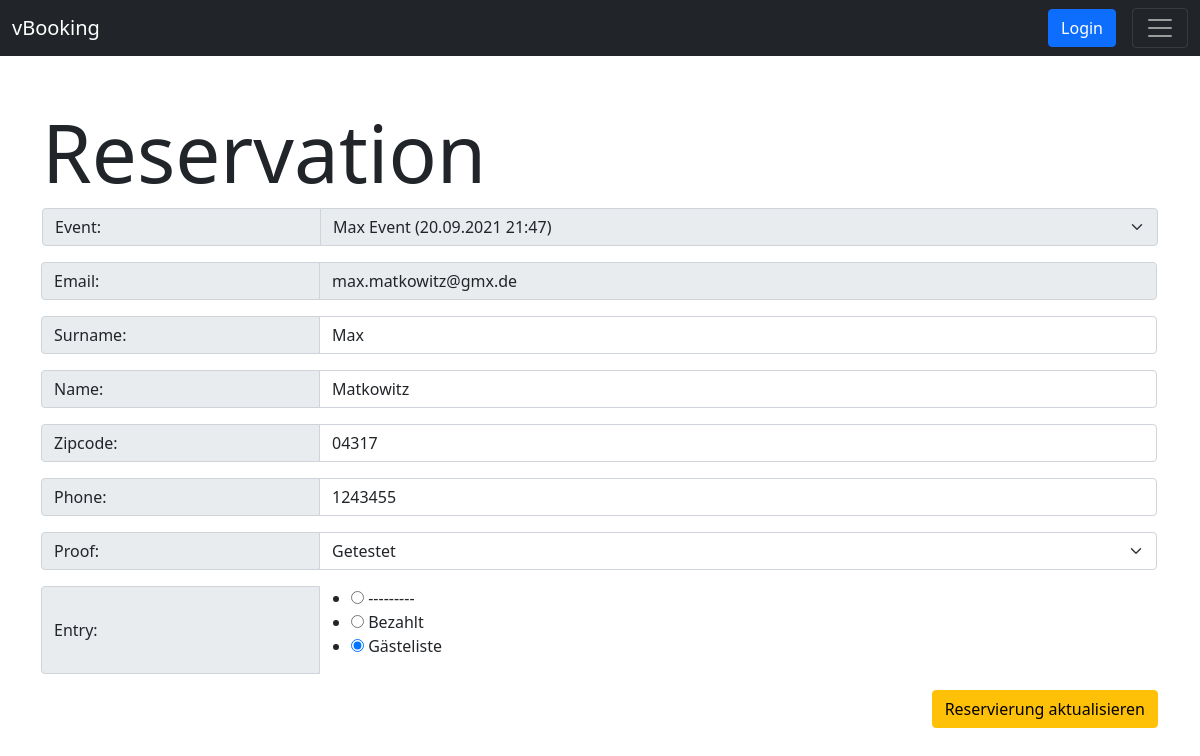
Page /reservations/?id=1 on the committed database.
### app/models.py (models this page shows, shortened)
class Reservation(models.Model):
    id = models.AutoField(primary_key=True)
    event= models.ForeignKey(Event, on_delete=models.CASCADE, blank=False)
    email = models.EmailField(blank=False)
    surname = models.CharField(max_length=30, blank=False)
    name = models.CharField(max_length=30, blank=False)
    zipcode = models.CharField(max_length=6, blank=False)
    phone = models.CharField(max_length=20, blank=False)
    proof = models.CharField(choices=[('tested', 'Getestet'), ('vaccinated', 'Geimpft'), ('recovered', 'Genesen')], max_length=10, blank=False, default=None)
    entry = models.CharField(choices=[('paid', 'Bezahlt'), ('vip', 'Gästeliste')], max_length=4, blank=True, default=None)

### app/views.py (the view)
# urls.py: path('reservations/', views.reservations, name='reservations'),
def reservations(request):
    if request.method == "GET":
        id = request.GET.get('id', '')
        if id == '':
            reservations = Reservation.objects.all()
            return render(request, "reservations.html", {"reservations": reservations})
        else:
            reservation = Reservation.objects.get(id=id)
            form = ReservationForm(instance=reservation)
            return render(request, "reservation.html", {"form": form, "edit": True})

### app/forms.py
class ReservationForm(ModelForm):
    def __init__(self, *args, **kwargs):
        super(ReservationForm, self).__init__(*args, **kwargs)
        instance = getattr(self, 'instance', None)
        if instance and instance.email and instance.event:
            self.fields['email'].widget.attrs['readonly'] = True
            self.fields['event'].widget.attrs['style'] = 'background-color: #e9ecef; opacity: 1; pointer-events: none; touch-actions: none;'
    class Meta:
        model = Reservation
        fields = ['event', 'email', 'surname', 'name', 'zipcode', 'phone', 'proof', 'entry']
        widgets = {
            'event': BootstrapSelect,
            'email': BootstrapTextInput,
            'surname': BootstrapTextInput,
            'name': BootstrapTextInput,
            'zipcode': BootstrapTextInput,
            'phone': BootstrapTextInput,
            'proof': BootstrapSelect,
            'entry': RadioSelect()
        }

### app/models.py (called while the page is built)
    def __str__(self):
        return f'{self.name} ({self.date} {self.time})'

### app/templates/reservation.html
{% extends "base.html" %}
{% block content %}
<div class="container mt-5">
    <h1 class="display-1">Reservation</h1>
    <div class="row">
        <div class="col-12">
            <form action="{% url 'reservation' %}" method="post">
                <div class="input-group">
                    {% for field in form  %}
                    <div class="input-group mb-3">
                        <span class="input-group-text w-25">{{ field.label_tag }}</span>
                        {{ field }}
                    </div>
                    {% endfor %}
                </div>
                <div class="d-flex">
                    {% if edit %}
                    <input class="btn btn-warning ms-auto" type="submit" value="Reservierung aktualisieren">
                    {% else %}
                    <input class="btn btn-success ms-auto" type="submit" value="Neue Reservierung erstellen">
                    {% endif %}
                </div>
            </form>
        </div>
    </div>
</div>
{% endblock %}

### rows in the picture
Reservation: form "Max Event (20.09.2021 21:47)" "max.matkowitz@gmx.de" "Max" "Matkowitz" "04317" "1243455" "Getestet" "☐ Entry: ☐ Bezahlt ☑ Gästeliste"

### other values in the picture
{{ field.label_tag }} "Event:" "Email:" "Surname:" "Name:" "Zipcode:" "Phone:" "Proof:" "Entry:"
